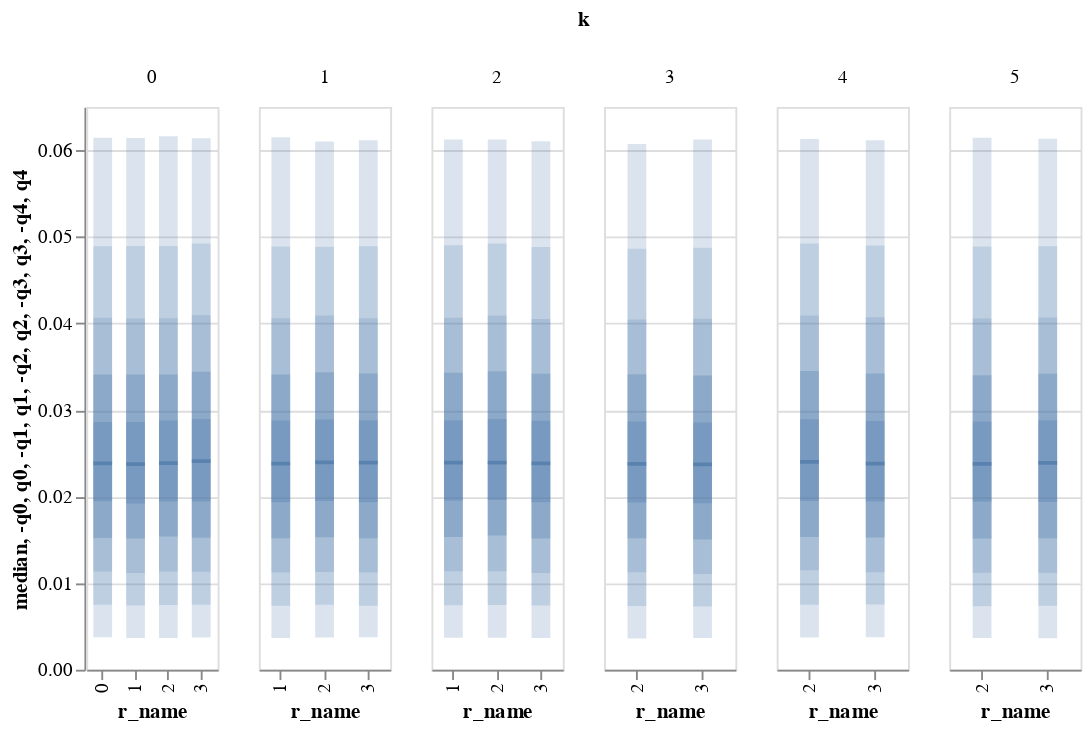

Here is the notebook cell this chart was saved with:
### Code cell
base.plot_weights_dist(base.create_weights(100,500))

### Figure 1 — Vega-Lite specification as saved in the notebook (floating-point values rounded to 4 significant figures)
{"config": {"view": {"continuousWidth": 400, "continuousHeight": 300}}, "data": {"name": "data-4cf604952704059119474d5133ae66d8"}, "facet": {"column": {"type": "quantitative", "field": "k"}}, "spec": {"layer": [{"mark": {"type": "tick", "thickness": 2, "width": 10, "xOffset": 0}, "encoding": {"x": {"type": "nominal", "field": "r_name"}, "y": {"type": "quantitative", "field": "median"}}, "selection": {"selector003": {"type": "interval", "bind": "scales", "encodings": ["y"]}}, "width": 70}, {"mark": {"type": "bar", "opacity": 0.2, "width": 10, "xOffset": 0}, "encoding": {"x": {"type": "nominal", "field": "r_name"}, "y": {"type": "quantitative", "field": "-q0"}, "y2": {"field": "q0"}}, "width": 70}, {"mark": {"type": "bar", "opacity": 0.2, "width": 10, "xOffset": 0}, "encoding": {"x": {"type": "nominal", "field": "r_name"}, "y": {"type": "quantitative", "field": "-q1"}, "y2": {"field": "q1"}}, "width": 70}, {"mark": {"type": "bar", "opacity": 0.2, "width": 10, "xOffset": 0}, "encoding": {"x": {"type": "nominal", "field": "r_name"}, "y": {"type": "quantitative", "field": "-q2"}, "y2": {"field": "q2"}}, "width": 70}, {"mark": {"type": "bar", "opacity": 0.3, "width": 10, "xOffset": 0}, "encoding": {"x": {"type": "nominal", "field": "r_name"}, "y": {"type": "quantitative", "field": "-q3"}, "y2": {"field": "q3"}}, "width": 70}, {"mark": {"type": "bar", "opacity": 0.3, "width": 10, "xOffset": 0}, "encoding": {"x": {"type": "nominal", "field": "r_name"}, "y": {"type": "quantitative", "field": "-q4"}, "y2": {"field": "q4"}}, "width": 70}]}, "resolve": {"scale": {"x": "independent"}}, "$schema": "https://vega.github.io/schema/vega-lite/v4.8.1.json", "datasets": {"data-4cf604952704059119474d5133ae66d8": [{"r_name": 0, "k": 0, "r": 0, "name": "k=0 r=0", "median": 0.02384, "q0": 0.06144, "-q0": 0.003753, "q1": 0.04891, "-q1": 0.0075, "q2": 0.04065, "-q2": 0.01134, "q3": 0.0341, "-q3": 0.0152, "q4": 0.02862, "-q4": 0.01947}, {"r_name": 1, "k": 0, "r": 1, "name": "k=0 r=1", "median": 0.02373, "q0": 0.0614, "-q0": 0.003675, "q1": 0.04894, "-q1": 0.007412, "q2": 0.04056, "-q2": 0.01118, "q3": 0.03409, "-q3": 0.01515, "q4": 0.02862, "-q4": 0.01921}, {"r_name": 2, "k": 0, "r": 2, "name": "k=0 r=2", "median": 0.02386, "q0": 0.06162, "-q0": 0.003664, "q1": 0.04894, "-q1": 0.007468, "q2": 0.0406, "-q2": 0.01134, "q3": 0.03411, "-q3": 0.01539, "q4": 0.02877, "-q4": 0.01944}, {"r_name": 3, "k": 0, "r": 3, "name": "k=0 r=3", "median": 0.02409, "q0": 0.06139, "-q0": 0.003709, "q1": 0.04923, "-q1": 0.007516, "q2": 0.04095, "-q2": 0.01133, "q3": 0.03442, "-q3": 0.01523, "q4": 0.02896, "-q4": 0.01944}, {"r_name": 1, "k": 1, "r": 1, "name": "k=1 r=1", "median": 0.02381, "q0": 0.06149, "-q0": 0.003657, "q1": 0.04888, "-q1": 0.007389, "q2": 0.0406, "-q2": 0.01124, "q3": 0.03411, "-q3": 0.01517, "q4": 0.02877, "-q4": 0.01934}, {"r_name": 2, "k": 1, "r": 2, "name": "k=1 r=2", "median": 0.02396, "q0": 0.06101, "-q0": 0.003724, "q1": 0.04886, "-q1": 0.007498, "q2": 0.0409, "-q2": 0.01128, "q3": 0.03434, "-q3": 0.0153, "q4": 0.02889, "-q4": 0.01948}, {"r_name": 3, "k": 1, "r": 3, "name": "k=1 r=3", "median": 0.02393, "q0": 0.06116, "-q0": 0.003751, "q1": 0.04891, "-q1": 0.007398, "q2": 0.0406, "-q2": 0.01124, "q3": 0.03421, "-q3": 0.0152, "q4": 0.02881, "-q4": 0.01935}, {"r_name": 1, "k": 2, "r": 1, "name": "k=2 r=1", "median": 0.02391, "q0": 0.06123, "-q0": 0.003702, "q1": 0.04903, "-q1": 0.007442, "q2": 0.04066, "-q2": 0.01138, "q3": 0.0343, "-q3": 0.01532, "q4": 0.0288, "-q4": 0.0195}, {"r_name": 2, "k": 2, "r": 2, "name": "k=2 r=2", "median": 0.02392, "q0": 0.06124, "-q0": 0.003688, "q1": 0.04922, "-q1": 0.007475, "q2": 0.04092, "-q2": 0.01138, "q3": 0.03448, "-q3": 0.01549, "q4": 0.02895, "-q4": 0.01961}, {"r_name": 3, "k": 2, "r": 3, "name": "k=2 r=3", "median": 0.02382, "q0": 0.06103, "-q0": 0.003675, "q1": 0.04883, "-q1": 0.007408, "q2": 0.0405, "-q2": 0.01117, "q3": 0.03418, "-q3": 0.01515, "q4": 0.02876, "-q4": 0.01934}, {"r_name": 2, "k": 3, "r": 2, "name": "k=3 r=2", "median": 0.02377, "q0": 0.06072, "-q0": 0.003607, "q1": 0.04862, "-q1": 0.007359, "q2": 0.04046, "-q2": 0.01127, "q3": 0.03412, "-q3": 0.01519, "q4": 0.02866, "-q4": 0.01931}, {"r_name": 3, "k": 3, "r": 3, "name": "k=3 r=3", "median": 0.02371, "q0": 0.06125, "-q0": 0.003678, "q1": 0.04875, "-q1": 0.007317, "q2": 0.04053, "-q2": 0.01105, "q3": 0.03398, "-q3": 0.01503, "q4": 0.02854, "-q4": 0.01924}, {"r_name": 2, "k": 4, "r": 2, "name": "k=4 r=2", "median": 0.024, "q0": 0.0613, "-q0": 0.003732, "q1": 0.04922, "-q1": 0.007504, "q2": 0.04092, "-q2": 0.01149, "q3": 0.03449, "-q3": 0.01533, "q4": 0.02894, "-q4": 0.01949}, {"r_name": 3, "k": 4, "r": 3, "name": "k=4 r=3", "median": 0.0238, "q0": 0.06114, "-q0": 0.003757, "q1": 0.04899, "-q1": 0.007548, "q2": 0.04072, "-q2": 0.01125, "q3": 0.03421, "-q3": 0.01528, "q4": 0.02873, "-q4": 0.01944}, {"r_name": 2, "k": 5, "r": 2, "name": "k=5 r=2", "median": 0.02377, "q0": 0.06144, "-q0": 0.003675, "q1": 0.04888, "-q1": 0.007345, "q2": 0.04056, "-q2": 0.01121, "q3": 0.03402, "-q3": 0.01516, "q4": 0.02866, "-q4": 0.01941}, {"r_name": 3, "k": 5, "r": 3, "name": "k=5 r=3", "median": 0.02388, "q0": 0.06133, "-q0": 0.003647, "q1": 0.04892, "-q1": 0.007397, "q2": 0.04068, "-q2": 0.01122, "q3": 0.03418, "-q3": 0.01518, "q4": 0.02882, "-q4": 0.01936}]}}
